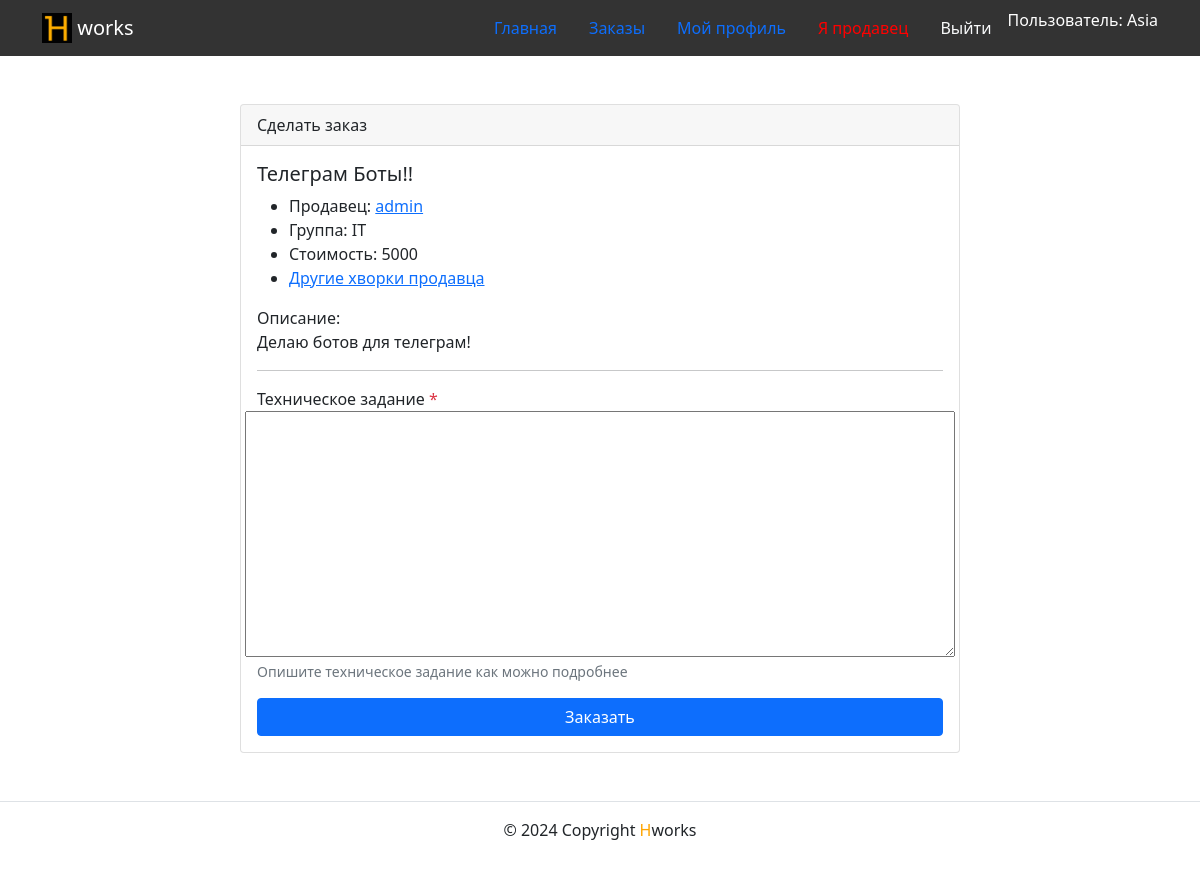
Page /order/create_order/3/ (signed in) on the committed database.
### users/models.py (models this page shows)
class HworksUser(AbstractUser):
    exp = models.TextField(
        'Ваш опыт работы',
        blank=True, null=True,
        help_text='Расскажите о вашем опыте рабрты'
    )
    is_freelancer = models.BooleanField(
        'Я продавец',
        default=False,
        help_text='Если вы покупатель, оставьте это поле пустым'
    )

### hworks/models.py (models this page shows)
class BaseModel(models.Model):
    title = models.CharField('Название', max_length=100)
    class Meta:
        abstract = True
    def __str__(self):
        return self.title

class Hwork(BaseModel):
    description = models.TextField('Описание')
    price = models.PositiveIntegerField('Стоимость')
    user = models.ForeignKey(
        User,
        on_delete=models.CASCADE,
        related_name='%(class)ss',
        verbose_name='Продавец'
    )
    group = models.ForeignKey(
        Group,
        on_delete=models.SET_NULL,
        related_name='%(class)ss',
        blank=True,
        null=True,
        verbose_name='Группа'
    )
    is_archived = models.BooleanField('Hwork в архиве', default=False)
    class Meta:
        verbose_name = 'Хворк'
        verbose_name_plural = 'Хворки'

class Group(BaseModel):
    description = models.CharField('Описание группы', max_length=200)
    class Meta:
        verbose_name = 'Группу'
        verbose_name_plural = 'Группы'

### hworks/views.py (the view, shortened to what this page needs)
# urls.py: path('order/create_order/<int:pk>/', views.create_order_view, name='create_order'),
@login_required
def create_order_view(request, pk):
    if request.user.is_freelancer:
        return HttpResponseForbidden()
    hwork = get_object_or_404(Hwork, pk=pk)
    if request.user == hwork.user:
        return HttpResponseForbidden()
    if request.method == 'GET':
        order_from = CreatOrderForm()
        template = 'hworks/create_order.html'
        context = {'form': order_from, 'hwork': hwork}
        return render(request, template, context)

### hworks/forms.py
class CreatOrderForm(ModelForm):
    class Meta:
        model = Order
        fields = ('description', )

### templates/hworks/create_order.html (shortened to what this page needs)
{% extends 'base.html' %}
{% block content %}
  <div class="row justify-content-center">
    <div class="col-md-8 p-5">
      <div class="card">
        <div class="card-header">Сделать заказ</div>
          <div class="card-body">
            <article>
              <h5>{{ hwork.title }}</h5>
              <ul>
                  <li>
                      Продавец:
                      {% if user.is_authenticated %}<a href= "{% url 'hworks:profile' hwork.user %}">{{ hwork.user }}</a>{% else %}{{ hwork.user }}{% endif %}
                  </li>
                  <li>
                      Группа: {{ hwork.group }}
                  </li>
                  <li>
                      Стоимость: {{ hwork.price }}
                  </li>
                  <li>
                  <a href="{% url 'hworks:hwork_user_list' hwork.user %}"> Другие хворки продавца</a><br/>
                  </li>
              </ul>
              Описание:</br>
              <p>{{ hwork.description }}</p>
            </article>
            <hr>
              <form method="post" action="{% url 'hworks:create_order' hwork.id%}">
              {% for field in form %}
                <div class="form-group row my-3">
                  <label for="{{ field.id_for_label }}">
                    {{ field.label }}
                      {% if field.field.required %}
                        <span class="required text-danger">*</span>
                      {% endif %}
                  </label>
                  {{ field }}
                    {% if field.help_text %}
                      <small
                         id="{{ field.id_for_label }}-help"
                         class="form-text text-muted"
                      >
                        {{ field.help_text|safe }}
                      </small>
                    {% endif %}
                </div>
              {% endfor %}
              <div class="d-grid gap-2">
                <button type="submit" class="btn btn-primary">
                  Заказать
                </button>
              </div>
            </form>
          </div>
        </div>
      </div>
  </div>
{% endblock %}

### templates/includes/header.html (shortened to what this page needs)
{% load static %}
<nav class="navbar navbar-light" style="background-color: #333333">
    <div class="container">
    <a class="navbar-brand" href="{% url 'hworks:index' %}">
        <img src="{% static 'img/logo.png' %}" width="30" height="30" class="d-inline-block align-top" alt="">
        <span style="color:white">works</span>
    </a>
    <ul class="nav nav-pills">
      <li class="nav-item">
        <a class="nav-link {% if request.resolver_match.view_name  == 'hworks:index' %} active {% endif %}" href="{% url 'hworks:index' %}">Главная</a>
    </li>
    {% if user.is_authenticated %}
    <li class="nav-item">
      <a class="nav-link {% if request.resolver_match.view_name  == 'hworks:orders_list' %} active {% endif %}" href="{% url 'hworks:orders_list' %}">Заказы</a>
    </li>
    <li class="nav-item">
      <a class="nav-link {% if request.resolver_match.view_name  == 'hworks:profile' %} active {% endif %}" href="{% url 'hworks:profile' user.username %}">Мой профиль</a>
    </li>
    <li class="nav-item">
      <a class="nav-link link-light {% if request.resolver_match.view_name  == 'users:change_status' %} active {% endif %}" onclick="document.getElementById('change_status_form').submit();">
        <span style="color: red">
          {% if user.is_freelancer %}
          Я покупатель
          {% else %}
          Я продавец
          {% endif %}
        </span>
      </a>
    </li>
    <li class="nav-item">
      <a class="nav-link link-light {% if request.resolver_match.view_name  == 'users:logout' %} active {% endif %}" onclick="document.getElementById('logout_form').submit();">Выйти</a>
    </li>
    <li>
      <span style="color: white">Пользователь: {{ user.username }}</span>
    </li>
    {% endif %}
  </ul>
  </div>
</nav>

### rows in the picture
HworksUser: username "Asia"
Hwork: title "Телеграм Боты!!", user "admin", group "IT", price "5000", description "Делаю ботов для телеграм!"

### other values in the picture
{{ field.label }} "Техническое задание"
{{ field.help_text|safe }} "Опишите техническое задание как можно подробнее"
